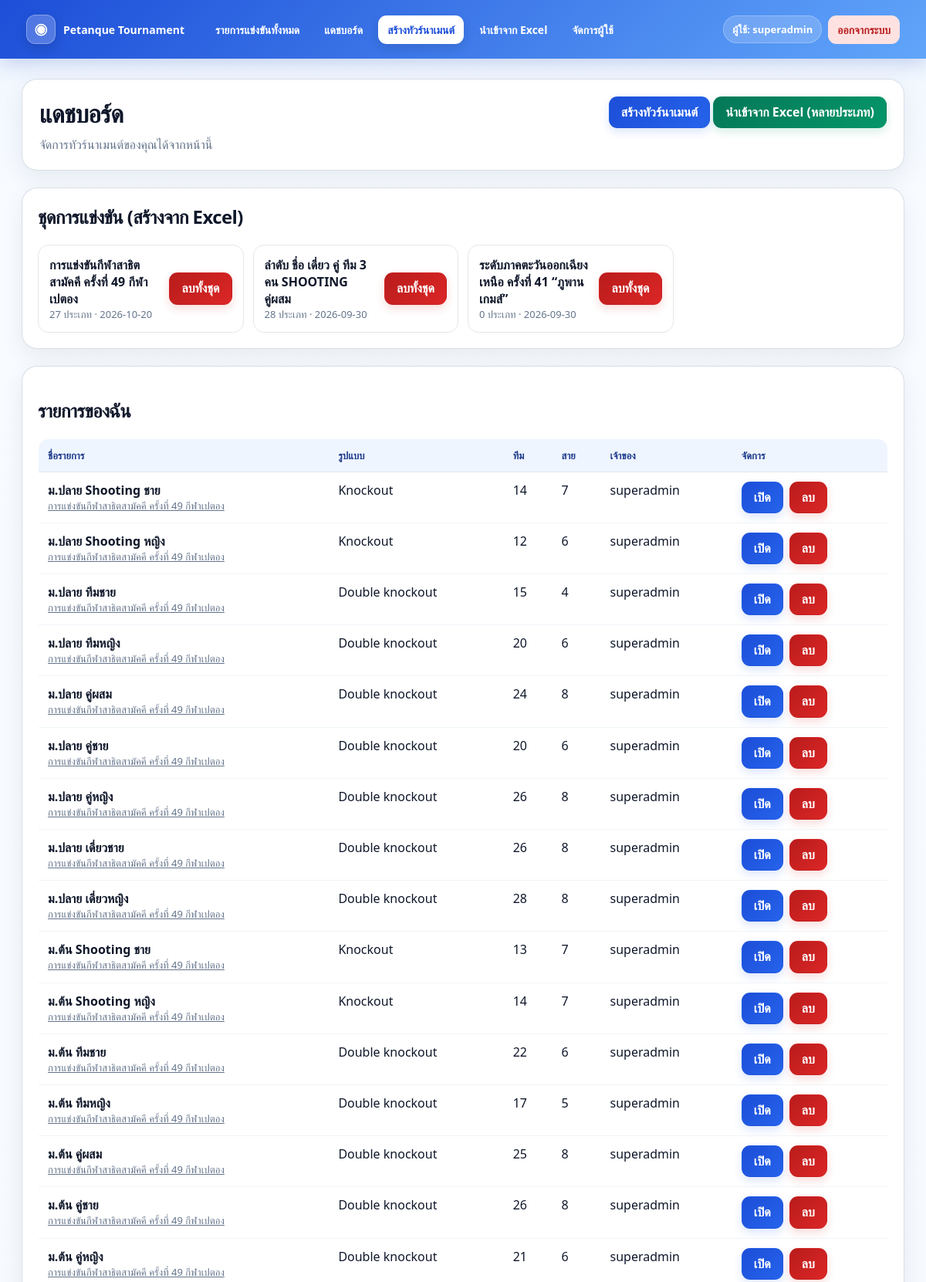
The app's page /dashboard (signed in, upper part) with its own data.
### tables this page shows
CREATE TABLE users (
            id INTEGER PRIMARY KEY AUTOINCREMENT,
            username TEXT UNIQUE NOT NULL,
            password_hash TEXT NOT NULL,
            role TEXT NOT NULL CHECK(role IN ('super_admin', 'admin')),
            created_by INTEGER,
            is_active INTEGER NOT NULL DEFAULT 1,
            create_quota INTEGER NOT NULL DEFAULT 0,
            created_count INTEGER NOT NULL DEFAULT 0,
            expires_at TEXT,
            created_at TEXT NOT NULL,
            updated_at TEXT NOT NULL,
            FOREIGN KEY(created_by) REFERENCES users(id)
        );

CREATE TABLE tournament_batches (
            id INTEGER PRIMARY KEY AUTOINCREMENT,
            name TEXT NOT NULL,
            subtitle TEXT,
            owner_id INTEGER NOT NULL,
            left_logo BLOB,
            right_logo BLOB,
            use_default_right_logo INTEGER NOT NULL DEFAULT 1,
            created_at TEXT NOT NULL
        , score_extra_logo BLOB);

CREATE TABLE tournaments (
            id INTEGER PRIMARY KEY AUTOINCREMENT,
            name TEXT NOT NULL,
            owner_id INTEGER NOT NULL,
            team_count INTEGER NOT NULL,
            group_count INTEGER NOT NULL,
            group_sizes_json TEXT NOT NULL,
            avoid_same INTEGER NOT NULL DEFAULT 1,
            competition_type TEXT NOT NULL DEFAULT 'double_knockout',
            qualify_per_group INTEGER NOT NULL DEFAULT 2,
            status TEXT NOT NULL DEFAULT 'draft',
            created_at TEXT NOT NULL, batch_id INTEGER, event_label TEXT, event_category TEXT, event_gender TEXT, event_age INTEGER, sort_order INTEGER,
            FOREIGN KEY(owner_id) REFERENCES users(id)
        );

### app.py (the view, shortened to what this page needs)
@app.route("/dashboard")
@login_required
def dashboard():
    user = current_user()
    db = get_db()
    if user["role"] == "super_admin":
        tournaments = db.execute(
            """
            SELECT t.*, u.username AS owner_name
            FROM tournaments t JOIN users u ON u.id = t.owner_id
            ORDER BY t.id DESC
            """
        ).fetchall()
    create_ok, create_message = can_create_tournament(user)
    batches = db.execute(
        """
        SELECT b.id, b.name, b.subtitle, b.created_at,
               (SELECT COUNT(*) FROM tournaments t WHERE t.batch_id = b.id) AS event_count
        FROM tournament_batches b
        WHERE ? = 'super_admin' OR b.owner_id = ?
        ORDER BY b.id DESC
        """,
        (user["role"], user["id"]),
    ).fetchall()
    batch_names = {b["id"]: b["name"] for b in batches}
    return render_template(
        "dashboard.html",
        tournaments=tournaments,
        create_ok=create_ok,
        create_message=create_message,
        batches=batches,
        batch_names=batch_names,
    )

### app.py (called while the page is built)
def table_exists(db, table_name):
    if isinstance(db, PostgresConnection):
        row = db.execute(
            "SELECT table_name FROM information_schema.tables WHERE table_schema = current_schema() AND table_name = ?",
            (table_name,),
        ).fetchone()
        return row is not None
    row = db.execute(
        "SELECT name FROM sqlite_master WHERE type = 'table' AND name = ?",
        (table_name,),
    ).fetchone()
    return row is not None

def table_columns(db, table_name):
    if isinstance(db, PostgresConnection):
        rows = db.execute(
            "SELECT column_name FROM information_schema.columns WHERE table_schema = current_schema() AND table_name = ?",
            (table_name,),
        ).fetchall()
        return {row["column_name"] for row in rows}
    return {row[1] for row in db.execute(f"PRAGMA table_info({table_name})").fetchall()}

def get_db():
    if "db" not in g:
        if DATABASE_URL:
            g.db = PostgresConnection(DATABASE_URL)
            if not table_exists(g.db, "tournament_rounds"):
                init_db(g.db)
                migrate_sqlite_data(DATABASE, g.db)
            else:
                ensure_runtime_schema(g.db)
        else:
            g.db = sqlite3.connect(DATABASE)
            g.db.row_factory = sqlite3.Row
            ensure_runtime_schema(g.db)
    return g.db

def current_user():
    uid = session.get("user_id")
    if not uid:
        return None
    return get_db().execute("SELECT * FROM users WHERE id = ?", (uid,)).fetchone()

def login_required(view):
    @wraps(view)
    def wrapped(*args, **kwargs):
        if not current_user():
            flash("กรุณาเข้าสู่ระบบก่อน", "error")
            return redirect(url_for("login"))
        return view(*args, **kwargs)
    return wrapped

def check_login_access(user):
    if not user["is_active"]:
        return False, "บัญชีนี้ถูกปิดการใช้งานชั่วคราว"
    if user["expires_at"]:
        expiry = parse_expiry(user["expires_at"])
        if expiry and now_dt().date() > expiry.date():
            return False, "บัญชีนี้หมดอายุแล้ว"
    return True, None

def can_create_tournament(user):
    ok, message = check_login_access(user)
    if not ok:
        return ok, message
    if user["role"] != "super_admin" and user["create_quota"] <= 0:
        return False, "สิทธิ์สร้างทัวร์นาเมนต์หมดแล้ว"
    return True, None

### templates/dashboard.html (shortened to what this page needs)
{% extends "base.html" %}
{% block content %}
<div class="page-grid">
    <div class="card" style="padding: 22px;">
        <div style="display:flex; justify-content:space-between; gap:16px; align-items:flex-start; flex-wrap:wrap;">
            <div>
                <h1 style="margin:0 0 8px 0;">แดชบอร์ด</h1>
                <p class="muted-text" style="margin:0;">
                    จัดการทัวร์นาเมนต์ของคุณได้จากหน้านี้
                </p>
            </div>
            <div>
                {% if create_ok %}
                    <a class="btn btn-primary" href="{{ url_for('create_tournament') }}">สร้างทัวร์นาเมนต์</a>
                    <a class="btn success" href="{{ url_for('import_events') }}">นำเข้าจาก Excel (หลายประเภท)</a>
                {% else %}
                    <button class="btn btn-secondary" disabled>สร้างทัวร์นาเมนต์ไม่ได้</button>
                {% endif %}
            </div>
        </div>
    </div>
    {% if batches %}
    <div class="card" style="padding: 20px;">
        <h2 class="section-title" style="margin-top:0;">ชุดการแข่งขัน (สร้างจาก Excel)</h2>
        <div style="display:grid; grid-template-columns:repeat(auto-fill,minmax(260px,1fr)); gap:12px;">
            {% for b in batches %}
            <div style="border:1px solid #e5e7eb; border-radius:14px; padding:14px; display:flex; gap:12px; align-items:center; justify-content:space-between;">
                <a href="{{ url_for('view_batch', batch_id=b.id) }}" style="text-decoration:none; color:inherit; flex:1; min-width:0;">
                    <strong>{{ b.name }}</strong>
                    <div class="muted small">{{ b.event_count }} ประเภท · {{ b.created_at[:10] }}</div>
                </a>
                <form method="post" action="{{ url_for('delete_batch', batch_id=b.id) }}"
                      onsubmit="return confirm('ยืนยันลบชุดการแข่งขัน {{ b.name|e }} และทัวร์นาเมนต์ทั้งหมด {{ b.event_count }} ประเภท? ข้อมูลคะแนนทั้งหมดจะถูกลบถาวร');">
                    <button type="submit" class="btn danger">ลบทั้งชุด</button>
                </form>
            </div>
            {% endfor %}
        </div>
    </div>
    {% endif %}
    <div class="card" style="padding: 20px;">
        <h2 class="section-title">รายการของฉัน</h2>
        {% if tournaments %}
        <div style="overflow-x:auto;">
            <table style="border-collapse: collapse;">
                <thead>
                    <tr>
                        <th style="text-align:left; padding:12px; border-bottom:1px solid #e5e7eb;">ชื่อรายการ</th>
                        <th style="text-align:left; padding:12px; border-bottom:1px solid #e5e7eb;">รูปแบบ</th>
                        <th style="text-align:left; padding:12px; border-bottom:1px solid #e5e7eb;">ทีม</th>
                        <th style="text-align:left; padding:12px; border-bottom:1px solid #e5e7eb;">สาย</th>
                        <th style="text-align:left; padding:12px; border-bottom:1px solid #e5e7eb;">เจ้าของ</th>
                        <th style="text-align:left; padding:12px; border-bottom:1px solid #e5e7eb;">จัดการ</th>
                    </tr>
                </thead>
                <tbody>
                    {% for t in tournaments %}
                    <tr>
                        <td style="padding:12px; border-bottom:1px solid #f1f5f9;">
                            <strong>{{ t.name }}</strong>
                            {% if t.batch_id and batch_names.get(t.batch_id) %}
                            <div class="small"><a href="{{ url_for('view_batch', batch_id=t.batch_id) }}" class="muted">{{ batch_names[t.batch_id] }}</a></div>
                            {% endif %}
                        </td>
                        <td style="padding:12px; border-bottom:1px solid #f1f5f9;">
                            {{ competition_type_label(t.competition_type) }}
                        </td>
                        <td style="padding:12px; border-bottom:1px solid #f1f5f9;">{{ t.team_count }}</td>
                        <td style="padding:12px; border-bottom:1px solid #f1f5f9;">{{ t.group_count }}</td>
                        <td style="padding:12px; border-bottom:1px solid #f1f5f9;">{{ t.owner_name }}</td>
                        <td style="padding:12px; border-bottom:1px solid #f1f5f9;">
                            <div style="display:flex; gap:8px; flex-wrap:wrap;">
                                <a class="btn btn-primary" href="{{ url_for('view_tournament', tournament_id=t.id) }}">เปิด</a>
                                <form method="post" action="{{ url_for('delete_tournament', tournament_id=t.id) }}" onsubmit="return confirm('ยืนยันการลบทัวร์นาเมนต์นี้?');">
                                    <button type="submit" class="btn danger">ลบ</button>
                                </form>
                            </div>
                        </td>
                    </tr>
                    {% endfor %}
                </tbody>
            </table>
        </div>
        {% else %}
        <div class="empty-state">ยังไม่มีทัวร์นาเมนต์</div>
        {% endif %}
    </div>
</div>
{% endblock %}

### templates/base.html (shortened to what this page needs)
<!doctype html>
<html lang="th">
<head>
</head>
<body>
  <div class="nav">
    <a class="nav-brand" href="{{ url_for('home') }}"><span class="brand-badge">◉</span><span>Petanque Tournament</span></a>
    <a href="{{ url_for('home') }}">รายการแข่งขันทั้งหมด</a>
    {% if current_user %}
      <a href="{{ url_for('dashboard') }}">แดชบอร์ด</a>
      <a class="primary-link" href="{{ url_for('create_tournament') }}">สร้างทัวร์นาเมนต์</a>
      <a href="{{ url_for('import_events') }}">นำเข้าจาก Excel</a>
      {% if current_user['role'] == 'super_admin' %}
      <a href="{{ url_for('manage_users') }}">จัดการผู้ใช้</a>
      {% endif %}
      <span class="user-pill">ผู้ใช้: {{ current_user['username'] }}</span>
      <a class="logout-link" href="{{ url_for('logout') }}">ออกจากระบบ</a>
    {% else %}
      <span class="spacer"></span>
      <a class="primary-link" href="{{ url_for('login') }}">เข้าสู่ระบบ</a>
    {% endif %}
  </div>
  <div class="wrap">
    {% block content %}{% endblock %}
  </div>
</body>
</html>

### templates/base.html (style rules this page uses)
:root { --blue:#2563eb;--blue-dark:#1d4ed8;--sky:#60a5fa;--ink:#0f172a;--muted:#64748b;--line:#dbe3ef;--surface:#fff;--bg:#f4f8ff;--green:#059669;--red:#dc2626 }
* { box-sizing:border-box }
html { scroll-behavior:smooth }
body { font-family:system-ui,-apple-system,BlinkMacSystemFont,'Segoe UI',sans-serif;background:linear-gradient(180deg,#eef6ff 0,#f8fbff 260px,#f4f7fb 100%);margin:0;color:var(--ink);min-height:100vh }
a { color:inherit }
.nav { position:sticky;top:0;z-index:1000;background:linear-gradient(135deg,var(--blue-dark),var(--sky));color:#fff;padding:10px clamp(14px,3vw,34px);display:flex;gap:8px;align-items:center;flex-wrap:wrap;box-shadow:0 6px 24px rgba(30,64,175,.22) }
.nav-brand { display:flex!important;align-items:center;gap:10px;margin-right:8px;background:transparent!important;padding-left:0!important;font-size:17px;font-weight:900 }
.brand-badge { display:inline-grid;place-items:center;width:38px;height:38px;border-radius:12px;background:rgba(255,255,255,.22);border:1px solid rgba(255,255,255,.3);box-shadow:0 7px 16px rgba(15,23,42,.14);font-size:20px }
.nav a { color:#fff;text-decoration:none;padding:9px 12px;border-radius:11px;background:transparent;font-weight:750;font-size:14px;transition:background .18s ease,transform .18s ease }
.nav a.primary-link { background:#fff;color:var(--blue-dark);box-shadow:0 5px 14px rgba(15,23,42,.12) }
.nav a.logout-link { background:#fee2e2;color:#b91c1c }
.user-pill { display:inline-flex;align-items:center;gap:7px;padding:8px 11px;border-radius:999px;background:rgba(255,255,255,.18);border:1px solid rgba(255,255,255,.25);font-size:13px;font-weight:800;white-space:nowrap }
.wrap { max-width:1320px;margin:0 auto;padding:26px clamp(14px,3vw,28px) 48px }
.card { background:rgba(255,255,255,.96);border:1px solid rgba(203,213,225,.75);border-radius:20px;padding:22px;box-shadow:0 10px 30px rgba(15,23,42,.07);margin-bottom:20px }
.card h1,.card h2,.section-title { letter-spacing:-.025em }
.page-grid { display:grid;gap:2px }
.muted,.muted-text { color:var(--muted) }
.btn { display:inline-flex;align-items:center;justify-content:center;gap:6px;border:1px solid transparent;border-radius:11px;padding:10px 15px;background:linear-gradient(135deg,var(--blue-dark),var(--blue));color:#fff!important;text-decoration:none;cursor:pointer;font:inherit;font-weight:800;line-height:1.2;box-shadow:0 5px 12px rgba(37,99,235,.16);transition:transform .15s ease,box-shadow .15s ease,filter .15s ease }
.btn.success { background:linear-gradient(135deg,#047857,var(--green));box-shadow:0 5px 12px rgba(5,150,105,.16) }
.btn.danger,.btn-danger { background:linear-gradient(135deg,#b91c1c,var(--red));box-shadow:0 5px 12px rgba(220,38,38,.16) }
.btn-primary { background:linear-gradient(135deg,var(--blue-dark),var(--blue)) }
table { width:100%;border-collapse:separate;border-spacing:0;background:#fff;border:1px solid var(--line);border-radius:14px;overflow:hidden }
th,td { border:0;border-bottom:1px solid #e8edf4;padding:11px;vertical-align:top }
th { background:#eef5ff;color:#1e3a8a;font-size:13px;font-weight:900;text-transform:none }
.small { font-size:13px }

### records on screen
users: username "superadmin"
tournament_batches: name "การแข่งขันกีฬาสาธิตสามัคคี ครั้งที่ 49 กีฬาเปตอง", event_count "27", created_at "2026-10-20"
tournament_batches: name "ลำดับ ชื่อ เดี่ยว คู่ ทีม 3 คน SHOOTING คู่ผสม", event_count "28", created_at "2026-09-30"
tournament_batches: name "ระดับภาคตะวันออกเฉียงเหนือ ครั้งที่ 41 “ภูพานเกมส์”", event_count "0", created_at "2026-09-30"
tournaments: name "ม.ปลาย Shooting ชาย", competition_type "Knockout", team_count "14", group_count "7", owner_name "superadmin"
tournaments: name "ม.ปลาย Shooting หญิง", competition_type "Knockout", team_count "12", group_count "6", owner_name "superadmin"
tournaments: name "ม.ปลาย ทีมชาย", competition_type "Double knockout", team_count "15", group_count "4", owner_name "superadmin"
tournaments: name "ม.ปลาย ทีมหญิง", competition_type "Double knockout", team_count "20", group_count "6", owner_name "superadmin"
tournaments: name "ม.ปลาย คู่ผสม", competition_type "Double knockout", team_count "24", group_count "8", owner_name "superadmin"
tournaments: name "ม.ปลาย คู่ชาย", competition_type "Double knockout", team_count "20", group_count "6", owner_name "superadmin"
tournaments: name "ม.ปลาย คู่หญิง", competition_type "Double knockout", team_count "26", group_count "8", owner_name "superadmin"
tournaments: name "ม.ปลาย เดี่ยวชาย", competition_type "Double knockout", team_count "26", group_count "8", owner_name "superadmin"
tournaments: name "ม.ปลาย เดี่ยวหญิง", competition_type "Double knockout", team_count "28", group_count "8", owner_name "superadmin"
tournaments: name "ม.ต้น Shooting ชาย", competition_type "Knockout", team_count "13", group_count "7", owner_name "superadmin"
tournaments: name "ม.ต้น Shooting หญิง", competition_type "Knockout", team_count "14", group_count "7", owner_name "superadmin"
tournaments: name "ม.ต้น ทีมชาย", competition_type "Double knockout", team_count "22", group_count "6", owner_name "superadmin"
tournaments: name "ม.ต้น ทีมหญิง", competition_type "Double knockout", team_count "17", group_count "5", owner_name "superadmin"
tournaments: name "ม.ต้น คู่ผสม", competition_type "Double knockout", team_count "25", group_count "8", owner_name "superadmin"
tournaments: name "ม.ต้น คู่ชาย", competition_type "Double knockout", team_count "26", group_count "8", owner_name "superadmin"
tournaments: name "ม.ต้น คู่หญิง", competition_type "Double knockout", team_count "21", group_count "6", owner_name "superadmin"
